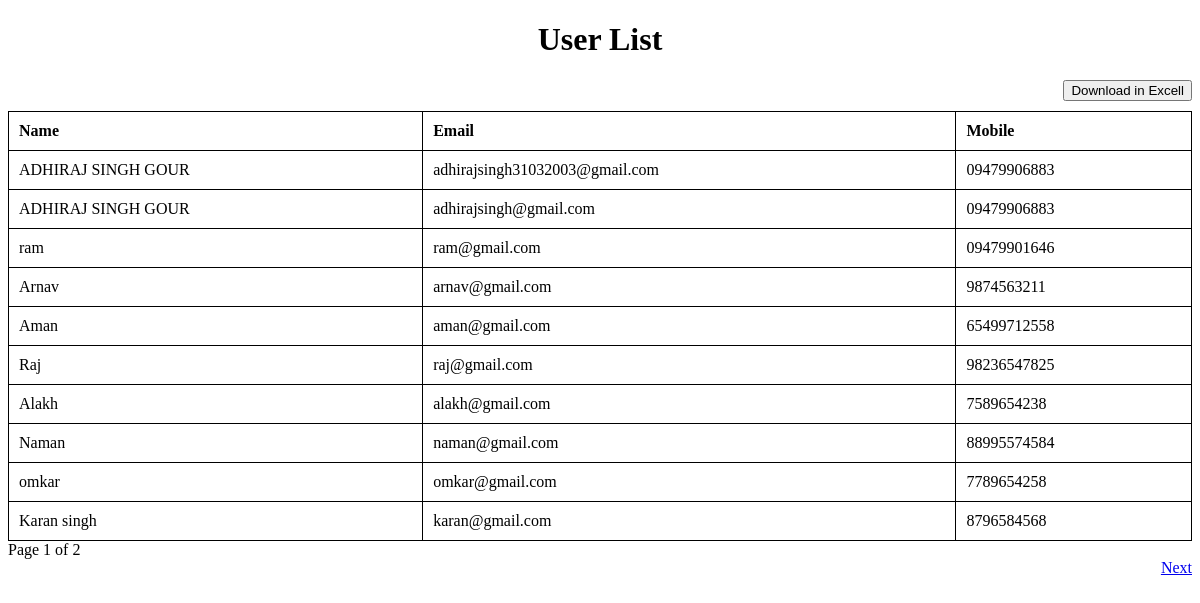
Page /UserList/ on the committed database.
### app/models.py (models this page shows, shortened)
class User(models.Model):
	name=models.CharField(max_length=50)
	email=models.EmailField(max_length=50)
	mobile=models.CharField(max_length=50)
	ID = models.AutoField(primary_key=True)
	class Meta:
		db_table= 'User'

### app/views.py (the view)
# urls.py: path('UserList/',UserList, name='UserList'),
def UserList(request):
    users = User.objects.all()
    paginator = Paginator(users, 10)
    page_number = request.GET.get('page')
    page = paginator.get_page(page_number)
    return render(request, 'UserList.html', {'page': page})

### app/templates/UserList.html (shortened to what this page needs)
<!DOCTYPE html>
<html lang="en">
<head>
</head>
<body>
    <h1>User List</h1>
    <a href="{% url "User_to_excel" %}"><button>Download in Excell</button></a>
    <table>
        <thead>
            <tr>
                <th>Name</th>
                <th>Email</th>
                <th>Mobile</th>
            </tr>
        </thead>
        <tbody>
            {% for user in page %}
                <tr>
                    <td>{{ user.name }}</td>
                    <td>{{ user.email }}</td>
                    <td>{{ user.mobile }}</td>
                </tr>
            {% endfor %}
        </tbody>
    </table>
    <div>
        <span id='p1'>Page {{ page.number }} of {{ page.paginator.num_pages }}</span>
    </div>
    <div>
        <span>
            {% if page.has_next %}
                <a href="?page={{ page.next_page_number }}">Next</a>
            {% endif %}
        </span>
    </div>
</body>
</html>

### app/templates/UserList.html (style rules this page uses)
table { width: 100%; border-collapse: collapse; }
table, th, td { border: 1px solid black; }
th, td { padding: 10px; text-align: left; }
h1 { text-align: center; }
#p1 { text-align: center; }
a { float:right; margin-bottom:10px; }

### rows in the picture
User: name "ADHIRAJ SINGH GOUR", email "adhirajsingh31032003@gmail.com", mobile "09479906883"
User: name "ADHIRAJ SINGH GOUR", email "adhirajsingh@gmail.com", mobile "09479906883"
User: name "ram", email "ram@gmail.com", mobile "09479901646"
User: name "Arnav", email "arnav@gmail.com", mobile "9874563211"
User: name "Aman", email "aman@gmail.com", mobile "65499712558"
User: name "Raj", email "raj@gmail.com", mobile "98236547825"
User: name "Alakh", email "alakh@gmail.com", mobile "7589654238"
User: name "Naman", email "naman@gmail.com", mobile "88995574584"
User: name "omkar", email "omkar@gmail.com", mobile "7789654258"
User: name "Karan singh", email "karan@gmail.com", mobile "8796584568"

### other values in the picture
{{ page.number }} "1"
{{ page.paginator.num_pages }} "2"
